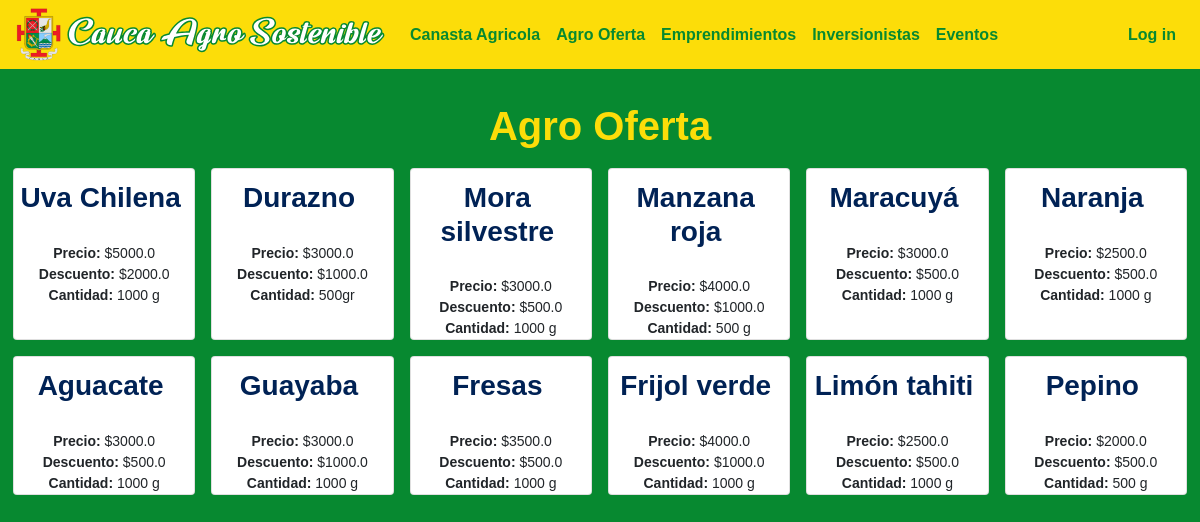
The page /agro-oferta on the database its author committed.
### caucaSostenible/models.py (models this page shows)
class Product(models.Model):
   name = models.CharField(max_length=60)
   price = models.FloatField()
   discount = models.FloatField()
   description = models.CharField(max_length=300)
   imgURL = models.CharField(max_length=300)

### caucaSostenible/views.py (the view)
# urls.py: path("agro-oferta", views.farming_offers_view, name="agro-oferta"),
def farming_offers_view(request):
    products = Product.objects.all().exclude(discount=0)
    billDetails = None
    if request.user.id != None:
        bill = Bill.objects.get(user=request.user)
        if bill:
            billDetails = serializers.serialize("json", BillDetail.objects.all().filter(bill=bill))
    return render(request, "general/agro_oferta.html", {"products": products, "billDetails": billDetails})

### caucaSostenible/templates/general/agro_oferta.html (shortened to what this page needs)
{% extends "general/layout.html" %}
{% load static %}
{% block body %}
<div id="main-container">
    <h1><center>Agro Oferta</center></h1>
    <div class="form-row">
        {% for product in products %}
        <div class="col-12 col-sm-4 col-lg-2 p-2">
            <article class="card h-100 bg-sucess">
                <center>
                    <h3><b>{{product.name}}</b></h3>
                    <p><b>Precio:</b> ${{product.price}}</p>
                    <p><b>Descuento:</b> ${{product.discount}}</p>
                    <p><b>Cantidad:</b> {{product.description}}</p>
                </center>
            </article>
        </div>
        {% endfor %}
    </div>
</div>
{% endblock %}

### caucaSostenible/static/caucaSostenible/css/generalStyles.css (style rules this page uses)
body { font-size: 14px; font-family: Arial, sans-serif; }

### caucaSostenible/static/caucaSostenible/css/styles.css (style rules this page uses)
body { padding: 0px 0px; background: rgb(6,87,32); background: linear-gradient(180deg, rgba(6,87,32,1) 0%, rgba(7,137,48,1) 7%, rgba(7,137,48,1) 93%, rgba(6,87,32,1) 100%); }
h1 { color: #fcdd09; font-weight: bold; margin: 0 0 10px 0; }
h3 { color: #002255; margin: 12px 7px 7px 0; }
#main-container { padding: 12px 10px; }
p { margin: 0 0; }
html { min-height: 100%; }

### rows shown on the page
Product: name "Uva Chilena", price "5000.0", discount "2000.0", description "1000 g"
Product: name "Durazno", price "3000.0", discount "1000.0", description "500gr"
Product: name "Mora silvestre", price "3000.0", discount "500.0", description "1000 g"
Product: name "Manzana roja", price "4000.0", discount "1000.0", description "500 g"
Product: name "Maracuyá", price "3000.0", discount "500.0", description "1000 g"
Product: name "Naranja", price "2500.0", discount "500.0", description "1000 g"
Product: name "Aguacate", price "3000.0", discount "500.0", description "1000 g"
Product: name "Guayaba", price "3000.0", discount "1000.0", description "1000 g"
Product: name "Fresas", price "3500.0", discount "500.0", description "1000 g"
Product: name "Frijol verde", price "4000.0", discount "1000.0", description "1000 g"
Product: name "Limón tahiti", price "2500.0", discount "500.0", description "1000 g"
Product: name "Pepino", price "2000.0", discount "500.0", description "500 g"
